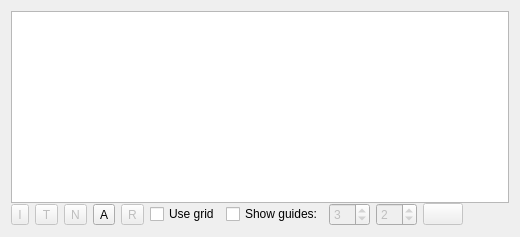
     <widget class="QWidget" name="verticalLayoutWidget">
      <layout class="QGridLayout" name="grid_main">
       <property name="verticalSpacing">
        <number>0</number>
       </property>
       <item row="3" column="5">
        <widget class="QCheckBox" name="use_grid">
         <property name="text">
          <string>Use grid</string>
         </property>
        </widget>
       </item>
       <item row="3" column="4">
        <widget class="QToolButton" name="buttonSelectRects">
         <property name="enabled">
          <bool>false</bool>
         </property>
         <property name="text">
          <string>R</string>
         </property>
        </widget>
       </item>
       <item row="3" column="0">
        <widget class="QToolButton" name="buttonSelectImages">
         <property name="enabled">
          <bool>false</bool>
         </property>
         <property name="text">
          <string>I</string>
         </property>
        </widget>
       </item>
       <item row="3" column="1">
        <widget class="QToolButton" name="buttonSelectText">
         <property name="enabled">
          <bool>false</bool>
         </property>
         <property name="text">
          <string>T</string>
         </property>
        </widget>
       </item>
       <item row="3" column="8">
        <widget class="QSpinBox" name="hguides">
         <property name="enabled">
          <bool>false</bool>
         </property>
         <property name="toolTip">
          <string>Horizontal guides.</string>
         </property>
         <property name="value">
          <number>2</number>
         </property>
        </widget>
       </item>
       <item row="3" column="7">
        <widget class="QSpinBox" name="vguides">
         <property name="enabled">
          <bool>false</bool>
         </property>
         <property name="toolTip">
          <string>Vertical guides.</string>
         </property>
         <property name="maximum">
          <number>99</number>
         </property>
         <property name="value">
          <number>3</number>
         </property>
        </widget>
       </item>
       <item row="0" column="0" colspan="11">
        <layout class="QVBoxLayout" name="messageLayout">
         <property name="spacing">
          <number>0</number>
         </property>
         <item>
          <widget class="QGraphicsView" name="graphicsView"/>
         </item>
        </layout>
       </item>
       <item row="3" column="2">
        <widget class="QToolButton" name="buttonUnselectAll">
         <property name="enabled">
          <bool>false</bool>
         </property>
         <property name="text">
          <string>N</string>
         </property>
        </widget>
       </item>
       <item row="3" column="10">
        <spacer name="spacerBottomStack">
         <property name="orientation">
          <enum>Qt::Horizontal</enum>
         </property>
         <property name="sizeHint" stdset="0">
          <size>
           <width>40</width>
           <height>20</height>
          </size>
         </property>
        </spacer>
       </item>
       <item row="3" column="6">
        <widget class="QCheckBox" name="show_guides">
         <property name="text">
          <string>Show guides:</string>
         </property>
        </widget>
       </item>
       <item row="3" column="3">
        <widget class="QToolButton" name="buttonSelectAll">
         <property name="whatsThis">
          <string>Selects all items on the canvas.</string>
         </property>
         <property name="text">
          <string>A</string>
         </property>
        </widget>
       </item>
       <item row="3" column="9">
        <widget class="KColorButton" name="guideColor">
         <property name="enabled">
          <bool>false</bool>
         </property>
         <property name="autoDefault">
          <bool>true</bool>
         </property>
         <property name="flat">
          <bool>false</bool>
         </property>
         <property name="color" stdset="0">
          <color>
           <red>255</red>
           <green>0</green>
           <blue>0</blue>
          </color>
         </property>
         <property name="defaultColor" stdset="0">
          <color>
           <red>255</red>
           <green>0</green>
           <blue>0</blue>
          </color>
         </property>
        </widget>
       </item>
      </layout>
     </widget>
